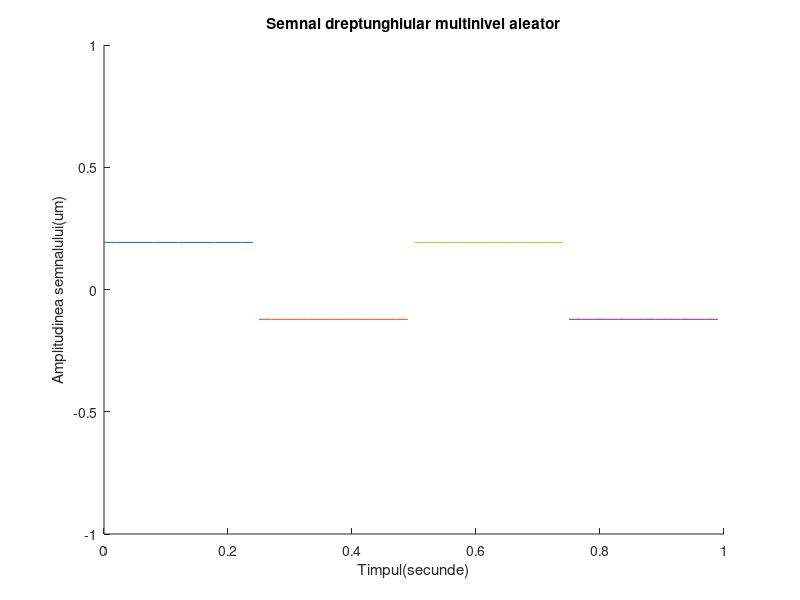

This figure's MATLAB source:
hold on;
%utilizam hold on pentru a afisa simultan mai multe semnale pe acelasi grafic
%20ms
%folosim rand pentru a genera un numar aleator
r1=rand(1);
r2=rand(1);
t1=0:0.02:0.25;
t2=0.25:0.02:0.5;
%Stabilesc nivelurile
x1=r1*square(8*pi*t1,100);
x2=-r2*square(8*pi*t2,100);
%->Folosim functia axis pentru a delimita spectrele de valori ale graficului generat de plot pentru a se incadra corespunzator in parametri
axis([0 1 -1 1]);
%->Vom folosi functia pot pentru a genera un grafic cu parametrii t1 si x1 si un grafic cu t2 si x2
plot(t1,x1);
plot(t2,x2);
t3=0.5:0.02:0.75;
t4=0.75:0.02:1;
%Stabilesc nivelurile
x3=r1*square(8*pi*t3,100);
x4=-r2*square(8*pi*t4,100);
%->Vom folosi functia pot pentru a genera un grafic cu parametrii t3 si x3 si un grafic cu t4 si x4
plot(t3,x3);
plot(t4,x4);
%Am denumit axa Ox
xlabel('Timpul(secunde)')
%Am denumit axa Oy
ylabel('Amplitudinea semnalului(um)')
title('Semnal dreptunghiular multinivel aleator')
